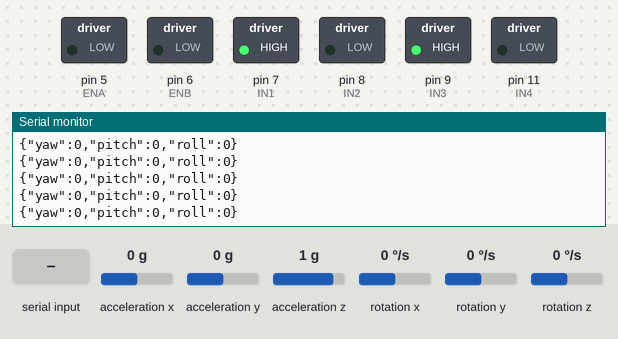
Bench run of a sketch on a simulated Arduino Uno, built with avr-gcc and run on an emulated ATmega328P. Parts: switched loads named in the sketch (green lamp = pin HIGH), the last lines printed to the serial monitor. Wiring (inferred from the names in the program): MPU-6050 motion sensor at I2C address 0x68. The test bench sets the inputs (shaded band); at power-on: acceleration z 1 g, acceleration x 0 g, acceleration y 0 g, rotation x 0 °/s, rotation y 0 °/s, rotation z 0 °/s.

Above: at 3.3 s.
3.4 s: acceleration z set to -0.1 g
At 3.57 s:
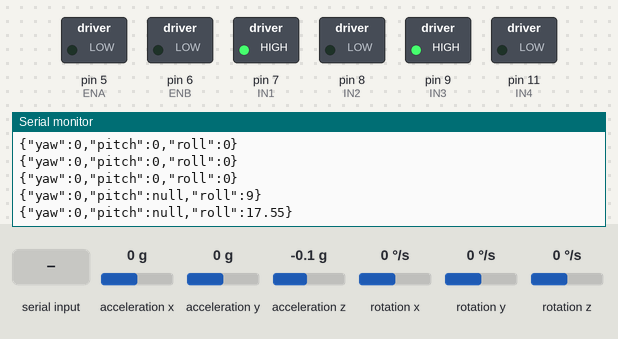
5.0 s: "cmd123\n" received over Serial
At 7.98 s:
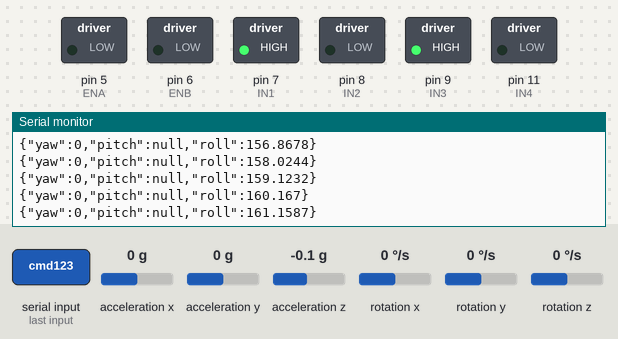
8.0 s: "1\n" received over Serial
9.5 s: acceleration x set to -1.4 g
At 9.55 s:
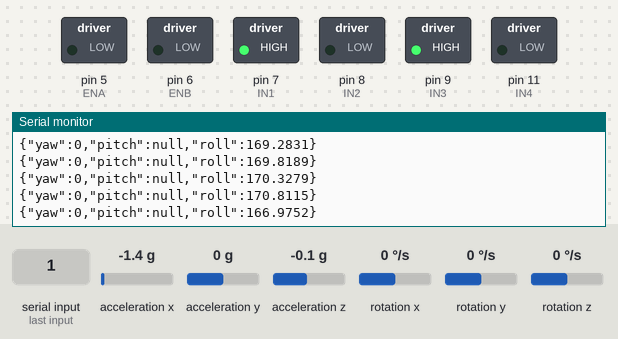
Timing chart, 0 to 12.5 s (numbered marks = the images above; inputs shaded):
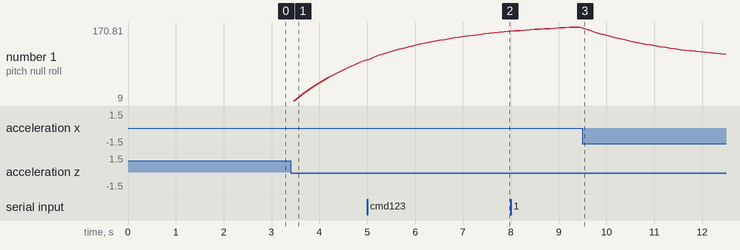

Measured:
- after the input at 3.4 s, the serial monitor: prints a new line after 0.06 s (image 1)
- after the input at 5.0 s, the serial monitor: prints a new line at once (image 2)
- after the input at 9.5 s, the serial monitor: prints a new line after 0.05 s (image 3)
- plotted number 1: 96.61 → 161.16 after the input at 5.0 s, 170.81 → 105.01 after the input at 9.5 s

The sketch:

elegoo_car_modified.ino
```cpp
/**
 * ELEGOO Smart Robot Car V4.0 - Modified for WiFi Control
 *
 * This is a modified version of the ELEGOO stock firmware that:
 * 1. Accepts JSON motor commands from ESP32 WiFi bridge via Serial
 * 2. Outputs IMU (MPU6050) data as JSON
 * 3. Sends acknowledgments for commands
 *
 * Hardware:
 * - ELEGOO Smart Robot Car V4.0 kit
 * - Arduino Uno
 * - L298N Motor Driver
 * - MPU6050 IMU (gyro/accelerometer)
 * - Ultrasonic sensor (optional)
 * - Line tracking sensors (optional)
 *
 * Serial Communication with ESP32:
 * - Receives JSON commands: {"N": 4, "H": "cmd123", "D1": 200, "D2": 200}
 * - Sends IMU data: {"yaw": 45.2, "pitch": 0.1, "roll": -1.3}
 * - Sends acknowledgments: {"ack": "cmd123"}
 */

#include <Wire.h>
#include <ArduinoJson.h>

// ============================================================================
// MPU6050 IMU CONFIGURATION
// ============================================================================

// MPU6050 I2C address
#define MPU6050_ADDR 0x68

// MPU6050 registers
#define MPU6050_PWR_MGMT_1   0x6B
#define MPU6050_GYRO_XOUT_H  0x43
#define MPU6050_ACCEL_XOUT_H 0x3B

// IMU calibration offsets (you may need to calibrate these)
float gyroXoffset = 0;
float gyroYoffset = 0;
float gyroZoffset = 0;

// Current orientation (degrees)
float yaw = 0.0;
float pitch = 0.0;
float roll = 0.0;

unsigned long lastIMUUpdate = 0;
const unsigned long IMU_UPDATE_INTERVAL = 100; // 10 Hz

// ============================================================================
// MOTOR CONTROL CONFIGURATION
// ============================================================================

// L298N Motor Driver Pins (adjust based on your wiring)
#define ENA 5   // Left motor PWM
#define ENB 6   // Right motor PWM
#define IN1 7   // Left motor direction 1
#define IN2 8   // Left motor direction 2
#define IN3 9   // Right motor direction 1
#define IN4 11  // Right motor direction 2

// Motor speed limits
#define MIN_SPEED 0
#define MAX_SPEED 255

// Current motor speeds
int leftSpeed = 0;
int rightSpeed = 0;

// ============================================================================
// COMMAND PROTOCOL
// ============================================================================

/**
 * Command Format (JSON):
 * {
 *   "N": <command_type>,
 *   "H": "<command_id>",
 *   "D1": <left_motor_speed>,
 *   "D2": <right_motor_speed>
 * }
 *
 * Command Types:
 * N=1: Move forward
 * N=2: Move backward
 * N=3: Turn left
 * N=4: Turn right
 * N=5: Stop
 * N=6: Set motor speeds (D1=left, D2=right, signed -255 to 255)
 */

// ============================================================================
// SETUP
// ============================================================================

void setup() {
  // Initialize Serial communication (for ESP32 WiFi bridge)
  Serial.begin(9600);

  // Initialize motor pins
  pinMode(ENA, OUTPUT);
  pinMode(ENB, OUTPUT);
  pinMode(IN1, OUTPUT);
  pinMode(IN2, OUTPUT);
  pinMode(IN3, OUTPUT);
  pinMode(IN4, OUTPUT);

  // Stop motors initially
  stopMotors();

  // Initialize MPU6050 IMU
  Wire.begin();
  initMPU6050();

  // Calibrate gyro (car must be stationary!)
  Serial.println("{\"status\":\"Calibrating gyro...\"}");
  calibrateGyro();

  Serial.println("{\"status\":\"ELEGOO Car Ready\"}");
  delay(1000);
}

// ============================================================================
// MAIN LOOP
// ============================================================================

void loop() {
  // Read and process commands from Serial (ESP32)
  if (Serial.available() > 0) {
    String jsonString = Serial.readStringUntil('\n');
    jsonString.trim();

    if (jsonString.length() > 0) {
      processCommand(jsonString);
    }
  }

  // Update IMU and send data periodically
  unsigned long currentMillis = millis();
  if (currentMillis - lastIMUUpdate >= IMU_UPDATE_INTERVAL) {
    lastIMUUpdate = currentMillis;
    updateIMU();
    sendIMUData();
  }

  delay(10); // Small delay to prevent overwhelming CPU
}

// ============================================================================
// COMMAND PROCESSING
// ============================================================================

void processCommand(String jsonString) {
  // Parse JSON command
  StaticJsonDocument<256> doc;
  DeserializationError error = deserializeJson(doc, jsonString);

  if (error) {
    Serial.print("{\"error\":\"JSON parse failed: ");
    Serial.print(error.c_str());
    Serial.println("\"}");
    return;
  }

  // Extract command parameters
  int commandType = doc["N"] | 0;
  const char* commandId = doc["H"] | "000";
  int data1 = doc["D1"] | 0;
  int data2 = doc["D2"] | 0;

  // Execute command
  switch (commandType) {
    case 1: // Forward
      moveForward(data1 > 0 ? data1 : 200);
      break;

    case 2: // Backward
      moveBackward(data1 > 0 ? data1 : 200);
      break;

    case 3: // Turn left
      turnLeft(data1 > 0 ? data1 : 200);
      break;

    case 4: // Turn right
      turnRight(data1 > 0 ? data1 : 200);
      break;

    case 5: // Stop
      stopMotors();
      break;

    case 6: // Set motor speeds directly (D1=left, D2=right)
      setMotorSpeeds(data1, data2);
      break;

    default:
      Serial.println("{\"error\":\"Unknown command type\"}");
      return;
  }

  // Send acknowledgment
  sendAcknowledgment(commandId);
}

// ============================================================================
// MOTOR CONTROL FUNCTIONS
// ============================================================================

void setMotorSpeeds(int leftMotorSpeed, int rightMotorSpeed) {
  // Constrain speeds to valid range
  leftMotorSpeed = constrain(leftMotorSpeed, -MAX_SPEED, MAX_SPEED);
  rightMotorSpeed = constrain(rightMotorSpeed, -MAX_SPEED, MAX_SPEED);

  // Left motor
  if (leftMotorSpeed >= 0) {
    digitalWrite(IN1, HIGH);
    digitalWrite(IN2, LOW);
    analogWrite(ENA, leftMotorSpeed);
  } else {
    digitalWrite(IN1, LOW);
    digitalWrite(IN2, HIGH);
    analogWrite(ENA, -leftMotorSpeed);
  }

  // Right motor
  if (rightMotorSpeed >= 0) {
    digitalWrite(IN3, HIGH);
    digitalWrite(IN4, LOW);
    analogWrite(ENB, rightMotorSpeed);
  } else {
    digitalWrite(IN3, LOW);
    digitalWrite(IN4, HIGH);
    analogWrite(ENB, -rightMotorSpeed);
  }

  leftSpeed = leftMotorSpeed;
  rightSpeed = rightMotorSpeed;
}

void moveForward(int speed) {
  setMotorSpeeds(speed, speed);
}

void moveBackward(int speed) {
  setMotorSpeeds(-speed, -speed);
}

void turnLeft(int speed) {
  setMotorSpeeds(-speed, speed); // Left backward, right forward
}

void turnRight(int speed) {
  setMotorSpeeds(speed, -speed); // Left forward, right backward
}

void stopMotors() {
  setMotorSpeeds(0, 0);
}

// ============================================================================
// MPU6050 IMU FUNCTIONS
// ============================================================================

void initMPU6050() {
  // Wake up MPU6050
  Wire.beginTransmission(MPU6050_ADDR);
  Wire.write(MPU6050_PWR_MGMT_1);
  Wire.write(0); // Set to 0 to wake up
  Wire.endTransmission(true);

  delay(100);
}

void calibrateGyro() {
  const int numSamples = 100;
  long sumX = 0, sumY = 0, sumZ = 0;

  for (int i = 0; i < numSamples; i++) {
    Wire.beginTransmission(MPU6050_ADDR);
    Wire.write(MPU6050_GYRO_XOUT_H);
    Wire.endTransmission(false);
    Wire.requestFrom(MPU6050_ADDR, 6, true);

    int16_t gyroX = Wire.read() << 8 | Wire.read();
    int16_t gyroY = Wire.read() << 8 | Wire.read();
    int16_t gyroZ = Wire.read() << 8 | Wire.read();

    sumX += gyroX;
    sumY += gyroY;
    sumZ += gyroZ;

    delay(10);
  }

  gyroXoffset = sumX / (float)numSamples;
  gyroYoffset = sumY / (float)numSamples;
  gyroZoffset = sumZ / (float)numSamples;

  Serial.println("{\"status\":\"Gyro calibrated\"}");
}

void updateIMU() {
  // Read accelerometer data
  Wire.beginTransmission(MPU6050_ADDR);
  Wire.write(MPU6050_ACCEL_XOUT_H);
  Wire.endTransmission(false);
  Wire.requestFrom(MPU6050_ADDR, 6, true);

  int16_t accelX = Wire.read() << 8 | Wire.read();
  int16_t accelY = Wire.read() << 8 | Wire.read();
  int16_t accelZ = Wire.read() << 8 | Wire.read();

  // Read gyroscope data
  Wire.beginTransmission(MPU6050_ADDR);
  Wire.write(MPU6050_GYRO_XOUT_H);
  Wire.endTransmission(false);
  Wire.requestFrom(MPU6050_ADDR, 6, true);

  int16_t gyroX = Wire.read() << 8 | Wire.read();
  int16_t gyroY = Wire.read() << 8 | Wire.read();
  int16_t gyroZ = Wire.read() << 8 | Wire.read();

  // Apply calibration offsets
  float gyroXrate = (gyroX - gyroXoffset) / 131.0; // 131 LSB/°/s for ±250°/s range
  float gyroYrate = (gyroY - gyroYoffset) / 131.0;
  float gyroZrate = (gyroZ - gyroZoffset) / 131.0;

  // Calculate pitch and roll from accelerometer
  float accelPitch = atan2(accelY, sqrt(accelX * accelX + accelZ * accelZ)) * 180.0 / PI;
  float accelRoll = atan2(-accelX, accelZ) * 180.0 / PI;

  // Integrate gyro for yaw (heading)
  float dt = IMU_UPDATE_INTERVAL / 1000.0; // seconds
  yaw += gyroZrate * dt;

  // Keep yaw in 0-360 range
  if (yaw >= 360.0) yaw -= 360.0;
  if (yaw < 0.0) yaw += 360.0;

  // Complementary filter for pitch and roll (95% gyro, 5% accel)
  pitch = 0.95 * (pitch + gyroXrate * dt) + 0.05 * accelPitch;
  roll = 0.95 * (roll + gyroYrate * dt) + 0.05 * accelRoll;
}

// ============================================================================
// SERIAL COMMUNICATION
// ============================================================================

void sendIMUData() {
  StaticJsonDocument<128> doc;
  doc["yaw"] = yaw;
  doc["pitch"] = pitch;
  doc["roll"] = roll;

  serializeJson(doc, Serial);
  Serial.println();
}

void sendAcknowledgment(const char* commandId) {
  StaticJsonDocument<64> doc;
  doc["ack"] = commandId;

  serializeJson(doc, Serial);
  Serial.println();
}
```
